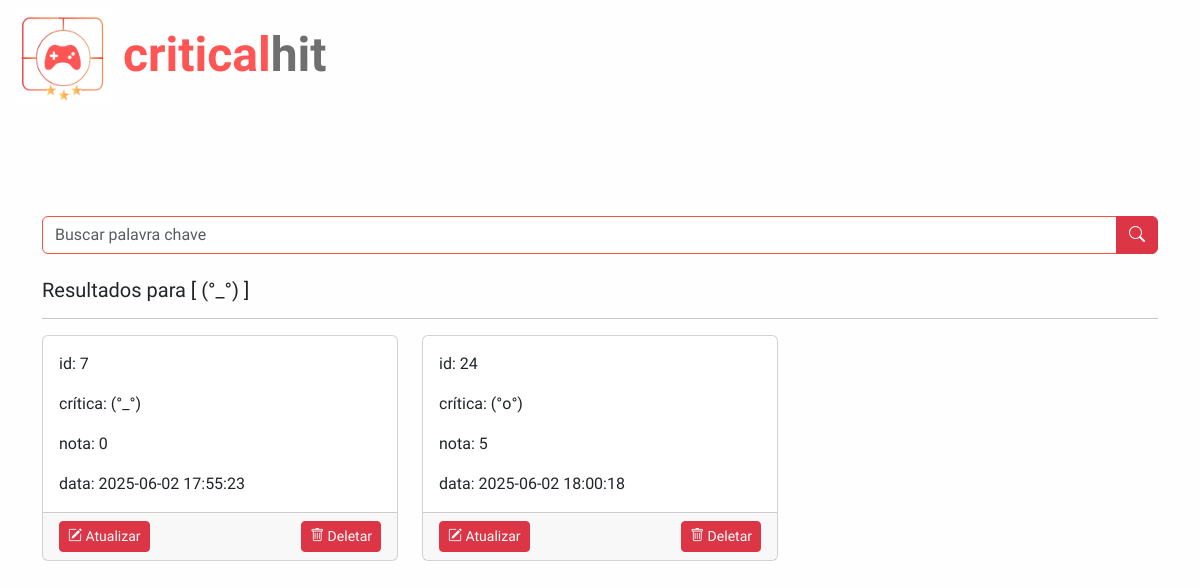
The page /busca.php?palavra=(°_°) on the database as committed earlier.
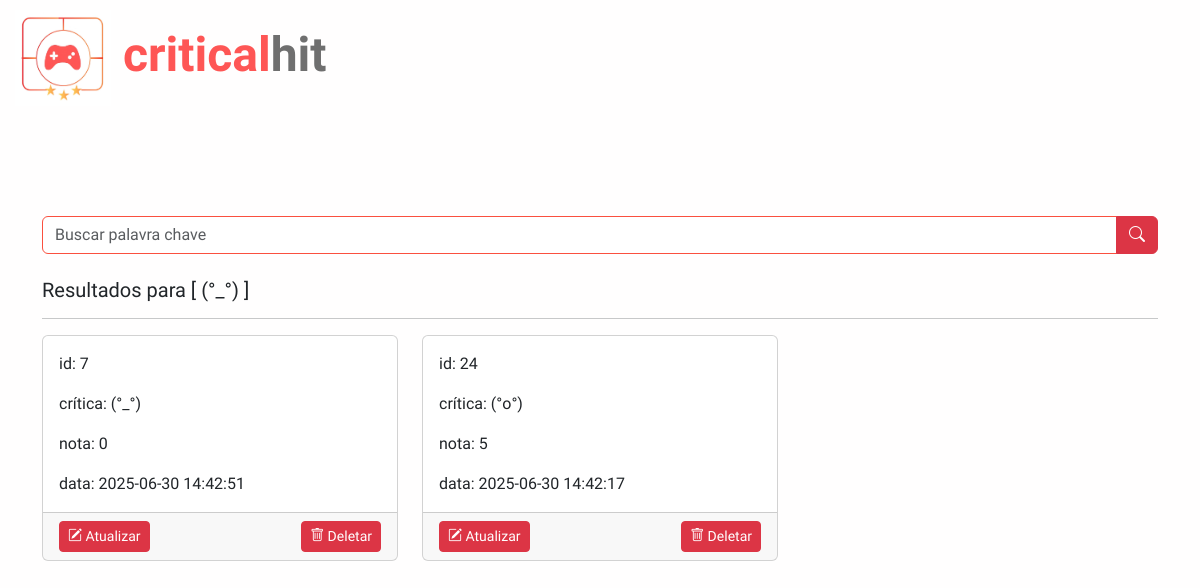
The same page on the database as committed later.
### tables this page shows
CREATE TABLE `comentario` (
  `id_com` int(10) NOT NULL,
  `texto` varchar(1000) NOT NULL,
  `data` timestamp NOT NULL DEFAULT current_timestamp() ON UPDATE current_timestamp(),
  `nota_avaliacao` char(1) NOT NULL,
  `id_jogo` int(10) NOT NULL,
  `id_usuario` int(10) NOT NULL,
  `id_plataforma` int(5) NOT NULL
);

### busca.php (the view, shortened to what this page needs)
<?php
include_once 'src/config/db_connect.php';
?>
<!DOCTYPE html>
<html lang="pt-br">
<head>
    <link href="https://cdn.jsdelivr.net/npm/bootstrap@5.3.0/dist/css/bootstrap.min.css" rel="stylesheet">
    <link href="https://cdn.jsdelivr.net/npm/bootstrap-icons@1.10.5/font/bootstrap-icons.css" rel="stylesheet">
    <link rel="stylesheet" href="assets/css/login.css">
</head>
<body class="p-4">
    <div class="container">
        <div class="logo mb-3">
            <a href="index.php" class="text-decoration-none" style="color: inherit;" title="Voltar para a página inicial">
                <img src="assets/pictures/criticalogo.jpg" alt="CriticalHit" width="50"> <span>critical</span>hit
            </a>
        </div>
        <form method="get" class="mb-4">
            <div class="input-group">
                <input type="text" class="form-control" name="palavra" placeholder="Buscar palavra chave" />
                <button type="submit" class="btn btn-danger">
                    <i class="bi bi-search"></i>
                </button>
            </div>
        </form>
        <?php
        $palavra = isset($_GET['palavra']) ? $conn->real_escape_string($_GET['palavra']) : '';
        if (!empty($palavra)) {
            echo "<h5>Resultados para [ " . htmlspecialchars($palavra) . " ]</span></h5><hr>";
            $sql = "SELECT * FROM comentario WHERE texto LIKE '%$palavra%'";
            $resultado = $conn->query($sql);
            if ($resultado->num_rows > 0) {
                echo '<div class="row">';
                while ($linha = $resultado->fetch_assoc()) {
                    ?>
                    <div class="col-md-6 col-lg-4 mb-4">
                        <div class="card h-100">
                            <div class="card-body">
                                <p class="card-text" > id: <?= nl2br(htmlspecialchars($linha['id_com'])) ?></p>
                                <p class="card-text">crítica: <?= nl2br(htmlspecialchars($linha['texto'])) ?></p>
                                <p class="card-text">nota: <?= nl2br(htmlspecialchars($linha['nota_avaliacao'])) ?></p>
                                <p class="card-text">data: <?= nl2br(htmlspecialchars($linha['data'])) ?></p>
                            </div>
                            <div class="card-footer d-flex justify-content-between">
                                <a href="src/actions/gerenciamento_busca_comentario/atualizar.php?id_com=<?= $linha['id_com'] ?>" class="btn btn-sm btn-danger">
                                    <i class="bi bi-pencil-square"></i> Atualizar
                                </a>
                                <a href="src/actions/gerenciamento_busca_comentario/deletar.php?id_com=<?= $linha['id_com'] ?>" class="btn btn-sm btn-danger" onclick="return confirm('Deseja realmente excluir esta crítica?')">
                                    <i class="bi bi-trash"></i> Deletar
                                </a>
                            </div>
                        </div>
                    </div>
                    <?php
                }
                echo '</div>';
            } else {
                echo "<p>Nenhuma crítica encontrada.</p>";
            }
        } else {
            echo "<p>Digite uma palavra para buscar.</p>";
        }
        ?>
    </div>
</body>
</html>

### assets/css/login.css (style rules this page uses)
* { font-family: 'Rambla'; }
body { display: flex; align-items: center; justify-content: center; column-gap: normal; height: 100vh; background-color: #fffefe; }
.logo { position: absolute; top: 10px; left: 15px; font-size: 3rem; font-weight: bold; color: #6f6f6f; }
.logo img { width: 6rem; height: 6rem; }
.logo span { color: #fe5655; }
input.form-control { border-color: #fa503f; }

Rows that differ between the two databases and show on the page:
changed comentario id 7: data "2025-06-02 17:55:23" → "2025-06-30 14:42:51"
changed comentario id 24: data "2025-06-02 18:00:18" → "2025-06-30 14:42:17"
